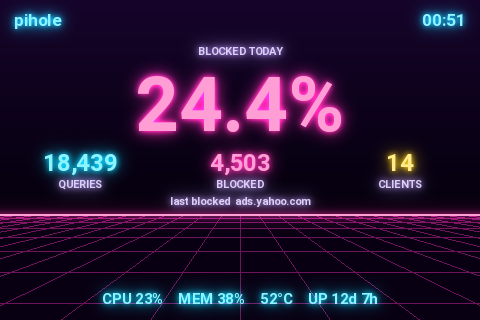

The script that drew this image:
#!/usr/bin/env python3
"""Pi-hole LCD (480x320): synthwave neon. Glowing text over a perspective grid; system line turns orange when hot."""
import time, sqlite3, socket, psutil
from PIL import Image, ImageDraw, ImageFont
from datetime import datetime

# --- CONFIG ---
FB_DEV = "/dev/fb1"
WIDTH, HEIGHT = 480, 320
DB_PATH = "/etc/pihole/pihole-FTL.db"
UPDATE_INTERVAL = 4

# --- SYSTEM ---
def get_ip():
    try:
        s = socket.socket(socket.AF_INET, socket.SOCK_DGRAM)
        s.connect(("8.8.8.8", 80))
        ip = s.getsockname()[0]; s.close(); return ip
    except: return "N/A"

def get_hostname(): return socket.gethostname()

def get_temp():
    try: return int(open("/sys/class/thermal/thermal_zone0/temp").read()) / 1000
    except: return 0

def get_cpu(): return psutil.cpu_percent()

def get_mem(): return psutil.virtual_memory().percent

def get_uptime_short():
    """'12d 7h' when up for days, otherwise '7h 43m'."""
    try:
        t = int(float(open("/proc/uptime").read().split()[0]))
        d, h, m = t // 86400, (t // 3600) % 24, (t // 60) % 60
        return f"{d}d {h}h" if d else f"{h}h {m}m"
    except: return "N/A"

# --- PIHOLE ---
def get_stats():
    try:
        conn = sqlite3.connect(DB_PATH); c = conn.cursor()
        c.execute("""
        SELECT COUNT(*),
               SUM(CASE WHEN status=1 THEN 1 ELSE 0 END),
               SUM(CASE WHEN type=1 THEN 1 ELSE 0 END),
               MAX(timestamp)
        FROM queries
        WHERE timestamp >= strftime('%s','now','start of day');
        """)
        total, blocked, forwarded, last = c.fetchone()

        c.execute("SELECT COUNT(DISTINCT client) FROM queries WHERE timestamp >= strftime('%s','now','start of day');")
        clients = c.fetchone()[0]

        c.execute("""
        SELECT DISTINCT domain FROM queries
        WHERE status=1
        ORDER BY timestamp DESC
        LIMIT 7;
        """)
        last_blocked = [row[0] for row in c.fetchall()]
        conn.close()

        return {
            "total": total or 0,
            "blocked": blocked or 0,
            "forwarded": forwarded or 0,
            "blocked_pct": (blocked / total * 100) if total else 0,
            "forwarded_pct": (forwarded / total * 100) if total else 0,
            "clients": clients,
            "last": datetime.fromtimestamp(last).strftime("%H:%M") if last else "N/A",
            "last_blocked": last_blocked,
        }
    except Exception as e:
        print(e); return None

# --- HELPERS ---
def text(draw, x, y, s, c, f): draw.text((x, y), s, fill=c, font=f)

def text_w(draw, s, f): return draw.textbbox((0, 0), s, font=f)[2]

def text_right(draw, x, y, s, c, f): draw.text((x - text_w(draw, s, f), y), s, fill=c, font=f)

def text_center(draw, cx, y, s, c, f): draw.text((cx - text_w(draw, s, f) // 2, y), s, fill=c, font=f)

def fit(draw, s, f, maxw):
    """Trim s with an ellipsis so it fits maxw pixels."""
    if text_w(draw, s, f) <= maxw: return s
    while s and text_w(draw, s + "…", f) > maxw: s = s[:-1]
    return s + "…"

def panel(draw, box, fill, r=6):
    # rounded_rectangle needs Pillow >= 8.2; fall back to square corners
    if hasattr(draw, "rounded_rectangle"): draw.rounded_rectangle(box, radius=r, fill=fill)
    else: draw.rectangle(box, fill=fill)

from PIL import ImageFilter, ImageChops

# --- FONTS ---
FONT_PATH = "/usr/share/fonts/truetype/roboto/Roboto-Bold.ttf"
font_label = ImageFont.truetype(FONT_PATH, 11)
font       = ImageFont.truetype(FONT_PATH, 15)
font_title = ImageFont.truetype(FONT_PATH, 17)
font_stat  = ImageFont.truetype(FONT_PATH, 24)
font_big   = ImageFont.truetype(FONT_PATH, 76)

# --- DRAW ---
CYAN    = (0, 229, 255)
MAGENTA = (255, 41, 163)
YELLOW  = (255, 214, 0)
LAVENDER = (176, 150, 230)
ORANGE  = (255, 90, 40)
GRIDC   = (110, 20, 90)
HORIZON = 214

def tint(c, k=0.55):
    """Lighter core colour for the sharp layer drawn over the glow."""
    return tuple(int(v + (255 - v) * k) for v in c)

def background():
    img = Image.new("RGB", (WIDTH, HEIGHT))
    d = ImageDraw.Draw(img)
    for y in range(HORIZON):                       # sky gradient
        t = y / HORIZON
        d.line((0, y, WIDTH, y), fill=(int(22 - 18 * t), int(4 - 4 * t), int(42 - 30 * t)))
    d.rectangle((0, HORIZON, WIDTH, HEIGHT), fill=(8, 0, 18))
    vx = WIDTH // 2                                # perspective grid
    for i in range(-12, 13):
        d.line((vx + i * 18, HORIZON, vx + i * 90, HEIGHT), fill=GRIDC)
    y, step = HORIZON + 4, 4
    while y < HEIGHT:
        d.line((0, y, WIDTH, y), fill=GRIDC); y += step; step = int(step * 1.45) + 1
    return img

def draw_screen(stats):
    cpu, temp, mem = get_cpu(), get_temp(), get_mem()
    ALERT = cpu > 80 or temp > 70
    hot = ORANGE if ALERT else CYAN
    now = datetime.now()

    # Every neon element is drawn twice: once on a glow layer that gets
    # blurred and added to the background, then sharp on top.
    items = []   # (kind, args, colour)
    def T(x, y, s, f, c, anchor="la"): items.append(("t", (x, y, s, f, anchor), c))
    def L(box, c, w=2):                items.append(("l", (box, w), c))

    T(14, 10, get_hostname(), font_title, CYAN)
    T(WIDTH - 14, 10, now.strftime("%H:%M"), font_title, CYAN, "ra")
    T(WIDTH // 2, 44, "SYSTEM HOT" if ALERT else "BLOCKED TODAY", font_label, ORANGE if ALERT else LAVENDER, "ma")
    if stats:
        T(WIDTH // 2, 60, f"{stats['blocked_pct']:.1f}%", font_big, MAGENTA, "ma")
        cols = [(f"{stats['total']:,}", "QUERIES", CYAN),
                (f"{stats['blocked']:,}", "BLOCKED", MAGENTA),
                (f"{stats['clients']}", "CLIENTS", YELLOW)]
        for i, (val, label, c) in enumerate(cols):
            cx = WIDTH * (2 * i + 1) // 6
            T(cx, 148, val, font_stat, c, "ma")
            T(cx, 177, label, font_label, LAVENDER, "ma")
        if stats["last_blocked"]:
            T(WIDTH // 2, 194, "last blocked  " + stats["last_blocked"][0], font_label, LAVENDER, "ma")
    else:
        T(WIDTH // 2, 90, "NO DATA", font_big, MAGENTA, "ma")
    L((0, HORIZON, WIDTH, HORIZON), MAGENTA, 2)
    sysline = f"CPU {cpu:.0f}%    MEM {mem:.0f}%    {temp:.0f}°C    UP {get_uptime_short()}"
    T(WIDTH // 2, HEIGHT - 30, sysline, font, hot, "ma")

    def render(draw, sharp):
        for kind, a, c in items:
            col = tint(c) if sharp else c
            if kind == "t":
                x, y, s, f, anchor = a
                draw.text((x, y), s, fill=col, font=f, anchor=anchor)
            else:
                draw.line(a[0], fill=col, width=a[1])

    glow = Image.new("RGB", (WIDTH, HEIGHT))
    render(ImageDraw.Draw(glow), sharp=False)
    img = background()
    img = ImageChops.add(img, glow.filter(ImageFilter.GaussianBlur(8)))
    img = ImageChops.add(img, glow.filter(ImageFilter.GaussianBlur(3)))
    render(ImageDraw.Draw(img), sharp=True)
    return img

# --- FB ---
def write_fb(img):
    img = img.convert("RGB")
    with open(FB_DEV, "wb") as f:
        for y in range(HEIGHT):
            for x in range(WIDTH):
                r, g, b = img.getpixel((x, y))
                rgb565 = ((r & 0xF8) << 8) | ((g & 0xFC) << 3) | (b >> 3)
                f.write(rgb565.to_bytes(2, "little"))

# --- LOOP ---
if __name__ == "__main__":
    while True:
        write_fb(draw_screen(get_stats()))
        time.sleep(UPDATE_INTERVAL)
